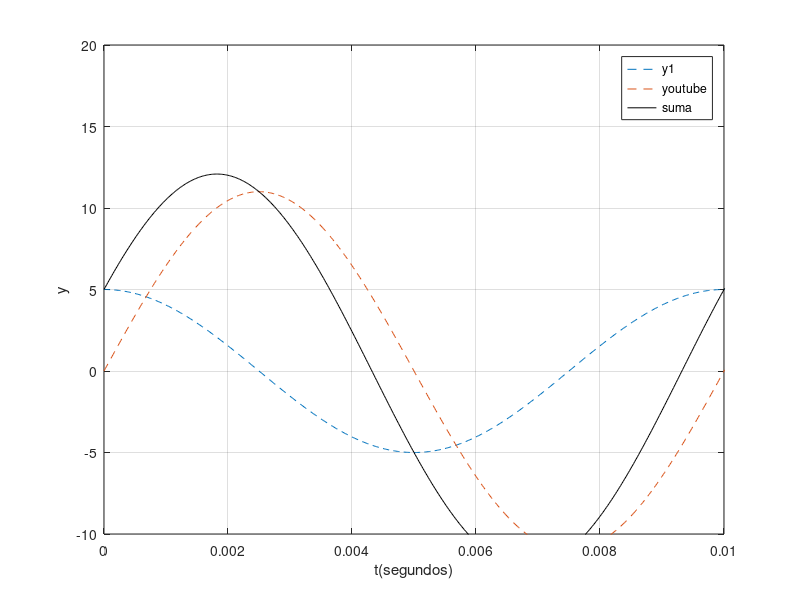

The MATLAB script that drew this image:
clc
clear

% Eje de tiempos
fs = 48000;
duracion = 1;
nmuestras = duracion*fs;
dt = 1/fs;
t = 0:dt:(nmuestras-1)*dt;

% Definicion de Senales

A1= 5 ; f1= 1/0.01 ; fase1= pi/2;

A2 = 11 ; f2 = 1/0.01 ; fase2 = 0;

y1 = A1*sin(2*pi*f1*t+fase1);
y2 = A2*sin(2*pi*f2*t+fase2);
y3 = y1+y2;

plot(t,y1,'--',t,y2,'--',t,y3,'k');

lista = [2,3,4,5,]

legend('y1','youtube','suma', 'Location', 'NorthEast');
grid on ;
xlabel('t(segundos)');
ylabel('y');

axis([0, 0.01, -10, 20])





 
 



